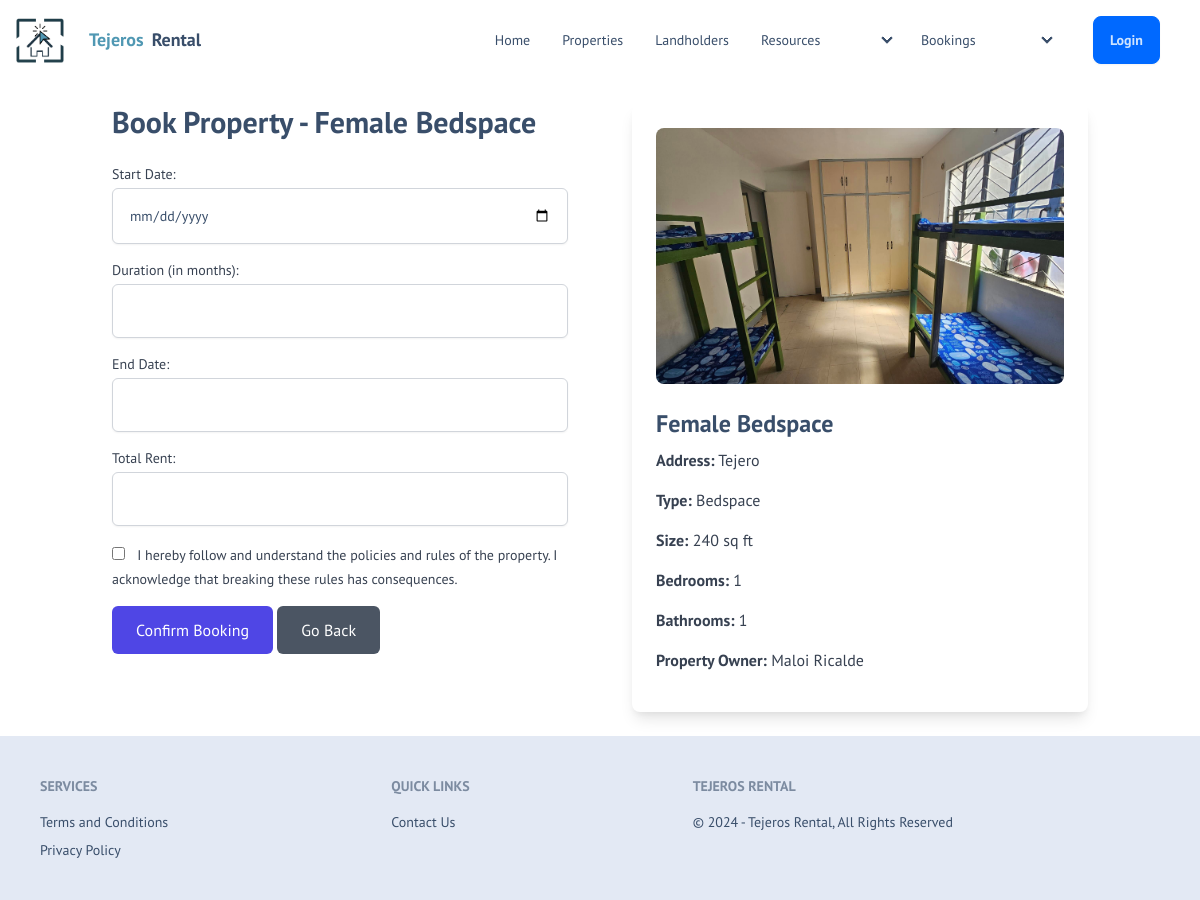
Page /booking.php?pid=19 on the committed database.
### tables this page shows
CREATE TABLE `properties_tb` (
  `propertyId` int(255) NOT NULL,
  `name` varchar(255) NOT NULL,
  `address` varchar(255) NOT NULL,
  `city` varchar(255) NOT NULL,
  `state` varchar(255) NOT NULL,
  `zipCode` int(15) NOT NULL,
  `houseType` varchar(50) NOT NULL,
  `bedroomNum` varchar(15) NOT NULL,
  `bathroomNum` varchar(50) NOT NULL,
  `rentAmount` varchar(255) NOT NULL,
  `ownerInfo` varchar(255) NOT NULL,
  `status` varchar(75) NOT NULL DEFAULT 'Pending',
  `image01` varchar(100) NOT NULL,
  `image02` varchar(100) NOT NULL,
  `image03` varchar(100) NOT NULL,
  `image04` varchar(100) NOT NULL,
  `image05` varchar(100) NOT NULL,
  `details` longtext NOT NULL,
  `size` int(255) NOT NULL,
  `landholder_id` int(255) NOT NULL,
  `is_deleted` tinyint(1) NOT NULL,
  `deleted_at` datetime DEFAULT NULL,
  `longitude` double NOT NULL,
  `latitude` double NOT NULL,
  `dateListed` datetime NOT NULL DEFAULT current_timestamp()
);

CREATE TABLE `landholders_tb` (
  `landholder_id` int(11) NOT NULL,
  `full_name` varchar(255) NOT NULL,
  `username` varchar(255) NOT NULL,
  `email` varchar(255) NOT NULL,
  `address` varchar(255) NOT NULL,
  `age` varchar(100) NOT NULL,
  `mobile` varchar(20) NOT NULL,
  `password` varchar(255) NOT NULL,
  `created_at` timestamp NOT NULL DEFAULT current_timestamp() ON UPDATE current_timestamp(),
  `profile_picture` varchar(50) NOT NULL DEFAULT 'default-icon.jpg',
  `bio` varchar(255) NOT NULL,
  `facebook` varchar(255) NOT NULL,
  `linkedin` varchar(255) NOT NULL,
  `instagram` varchar(255) NOT NULL,
  `account_age` varchar(255) NOT NULL DEFAULT 'New Landholder',
  `business_permit` varchar(255) NOT NULL,
  `permit_status` varchar(255) NOT NULL DEFAULT 'Validating',
  `verification_tier` varchar(50) NOT NULL DEFAULT 'Not Verified',
  `upload_attempts` int(11) DEFAULT 0
);

### booking.php (the view, shortened to what this page needs)
<?php
include 'components/connection.php';
?>
<!DOCTYPE html>
<html lang="en" data-theme="winter">
<head>
    <link href="https://cdn.jsdelivr.net/npm/daisyui@4.8.0/dist/full.min.css" rel="stylesheet" type="text/css" />
    <link href="https://cdn.jsdelivr.net/npm/tailwindcss@2.2.19/dist/tailwind.min.css" rel="stylesheet">
    <link rel="stylesheet" href="https://cdnjs.cloudflare.com/ajax/libs/font-awesome/6.1.1/css/all.min.css">
    <link href='https://unpkg.com/boxicons@2.1.4/css/boxicons.min.css' rel='stylesheet'>
    <link rel="stylesheet" href="css/style.css">
    <link rel="stylesheet" href="https://cdn.jsdelivr.net/npm/flatpickr/dist/flatpickr.min.css">
</head>
<body>
<?php
$pid = $_GET['pid'];
try {
    $select_property = $conn->prepare("
        SELECT p.*, l.full_name AS propertyOwner
        FROM properties_tb p
        JOIN landholders_tb l ON p.landholder_id = l.landholder_id
        WHERE p.propertyId = ? AND p.status != 'Pending' AND p.status != 'Rejected' AND p.is_deleted = 0
    ");
    $select_property->execute([$pid]);
    $property = $select_property->fetch(PDO::FETCH_ASSOC);
} catch (Exception $e) {
    echo "Error: " . $e->getMessage();
    exit;
}
?>
<?php include 'user/user-header.php'; ?>
<div class="container mx-auto p-6 flex flex-col lg:flex-row">
    <div class="lg:w-1/2 lg:pr-8">
        <form method="post" action="">
            <h1 class="text-3xl font-bold mb-6">Book Property - <?= htmlspecialchars($property['name']); ?></h1>
            <div class="mb-4">
                <label for="start_date" class="block text-sm font-medium text-gray-700">Start Date:</label>
                <input type="date" id="start_date" name="start_date" required
                    class="mt-1 px-4 py-4 block w-full border border-gray-300 rounded-md shadow-sm focus:outline-none focus:ring-indigo-500 focus:border-indigo-500 sm:text-sm">
            </div>
            <div class="mb-4">
                <label for="months" class="block text-sm font-medium text-gray-700">Duration (in months):</label>
                <input type="number" id="months" name="months" min="1" required
                    class="mt-1 px-4 py-4 block w-full border border-gray-300 rounded-md shadow-sm focus:outline-none focus:ring-indigo-500 focus:border-indigo-500 sm:text-sm">
            </div>
            <div class="mb-4">
                <label for="end_date" class="block text-sm font-medium text-gray-700">End Date:</label>
                <input type="text" id="end_date" name="end_date" readonly
                    class="mt-1 px-4 py-4 block w-full border border-gray-300 rounded-md shadow-sm focus:outline-none focus:ring-indigo-500 focus:border-indigo-500 sm:text-sm">
            </div>
            <div class="mb-4">
                <label for="total_rent" class="block text-sm font-medium text-gray-700">Total Rent:</label>
                <input type="text" id="total_rent" name="total_rent" readonly
                    class="mt-1 px-4 py-4 block w-full border border-gray-300 rounded-md shadow-sm focus:outline-none focus:ring-indigo-500 focus:border-indigo-500 sm:text-sm">
            </div>
            <div class="mb-4">
                <input type="checkbox" id="agree" name="agree" class="mr-2" required>
                <label for="agree" class="text-sm font-medium text-gray-700">
                    I hereby follow and understand the policies and rules of the property. I acknowledge that breaking these rules has consequences.
                </label>
            </div>
            <button type="submit" name="confirm_booking" id="confirm_booking_button"
                class="inline-block px-6 py-3 text-white bg-indigo-600 rounded-md hover:bg-indigo-700 focus:outline-none focus:ring-2 focus:ring-indigo-500 focus:ring-offset-2" disabled>
                Confirm Booking
            </button>
            <button type="button" id="go_back_button"
                class="inline-block px-6 py-3 text-white bg-gray-600 rounded-md hover:bg-gray-700 focus:outline-none focus:ring-2 focus:ring-gray-500 focus:ring-offset-2">
                Go Back
            </button>
        </form>
    </div>
    <div class="lg:w-1/2 lg:pl-8">
        <div class="bg-white p-6 rounded-lg shadow-lg">
            <img src="uploaded_image/<?= htmlspecialchars($property['image01']); ?>" alt="<?= htmlspecialchars($property['name']); ?>" class="w-full h-64 object-cover mb-6 rounded-lg">
            <h2 class="text-2xl font-bold mb-2"><?= htmlspecialchars($property['name']); ?></h2>
            <p class="text-gray-700 mb-4"><strong>Address:</strong> <?= htmlspecialchars($property['address']); ?></p>
            <p class="text-gray-700 mb-4"><strong>Type:</strong> <?= htmlspecialchars($property['houseType']); ?></p>
            <p class="text-gray-700 mb-4"><strong>Size:</strong> <?= htmlspecialchars($property['size']); ?> sq ft</p>
            <p class="text-gray-700 mb-4"><strong>Bedrooms:</strong> <?= htmlspecialchars($property['bedroomNum']); ?></p>
            <p class="text-gray-700 mb-4"><strong>Bathrooms:</strong> <?= htmlspecialchars($property['bathroomNum']); ?></p>
            <p class="text-gray-700 mb-4"><strong>Property Owner:</strong> <?= htmlspecialchars($property['propertyOwner']); ?></p>
        </div>
    </div>
</div>
<?php include 'user/user-footer.php'; ?>
</body>
</html>

### css/style.css (style rules this page uses)
body { font-family: "PT Sans", sans-serif !important; background-color: var(--white-color); }

### rows in the picture
properties_tb: name "Female Bedspace", image01 (picture), address "Tejero", houseType "Bedspace", size "240", bedroomNum "1", bathroomNum "1", landholder.full_name "Maloi Ricalde"
